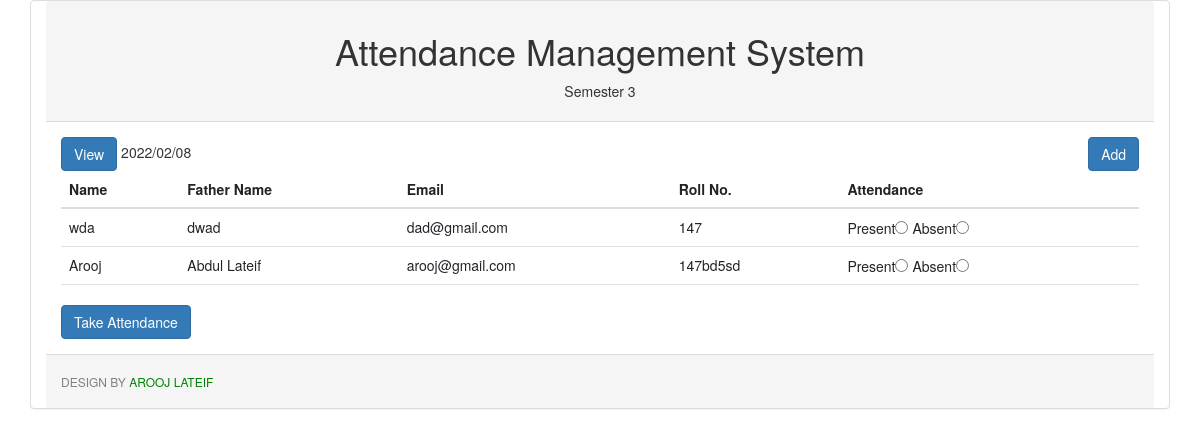
The app's page /index2.php with its own data.
### tables this page shows
CREATE TABLE `stud2` (
  `reg_id` int(11) NOT NULL,
  `name` varchar(50) NOT NULL,
  `fname` varchar(50) NOT NULL,
  `email` varchar(100) NOT NULL,
  `roll` varchar(10) NOT NULL
);

### index2.php (the view, shortened to what this page needs)
<?php include_once('connection.php'); ?>
<!DOCTYPE html>
<html lang="en">
<head>
 <link href="https://cdn.jsdelivr.net/npm/bootstrap@5.1.3/dist/css/bootstrap.min.css" rel="stylesheet">
<link rel="stylesheet" href="bootstrap/bootstrap.min.css">
  <link rel="stylesheet" href="https://maxcdn.bootstrapcdn.com/bootstrap/3.4.1/css/bootstrap.min.css">
</head>
<body>
 <div class="panel panel-default container">
  <div class="panel-heading">
    <h1 style="text-align : center">Attendance Management System</h1>
    <p style="text-align : center">Semester 3</p>
  </div>
  <div class="panel-body">
   <a href="view2.php" class="btn btn-primary">View</a>
   <?php echo date('Y/m/d') ?>
   <a href="add2.php" class="btn btn-primary pull-right" style="float:right">Add</a>
  <form method="post">
    <div class="table-responsive">
  <table class="table ">
   <thead>
   <tr>
    <th>Name</th>
    <th>Father Name</th>
    <th>Email</th>
    <th>Roll No.</th>
    <th>Attendance</th>
   </tr>
   </thead>
 <tbody>
 <?php
 $query = "select * from stud2";
 $result = $link->query($query);
 while($show = $result->fetch_assoc())
 {
?>
 <tr>
  <td><?php echo $show['name']; ?></td>
  <td><?php echo $show['fname']; ?></td>
  <td><?php echo $show['email']; ?></td>
  <td><?php echo $show['roll']; ?></td>
  <td>
   Present<input required type="radio" name="attendance2[<?php echo $show['reg_id']  ?>]" value="Present">
   Absent<input required type="radio" name="attendance2[<?php echo $show['reg_id']  ?>]" value="Absent" type="text">
  </td>
 </tr>
<?php } ?>
 </tbody>
  </table>
</div>
  <input type="submit" class="btn btn-primary" value="Take Attendance">
</form>
  </div>
  <div class="panel-footer">
   <h6 style="color:grey;text-transform:uppercase">Design by <span style="color:green"> Arooj Lateif </span></h6>
  </div>
 </div>
</body>
</html>

### records on screen
stud2: name "wda", fname "dwad", email "dad@gmail.com", roll "147"
stud2: name "Arooj", fname "Abdul Lateif", email "arooj@gmail.com", roll "147bd5sd"
